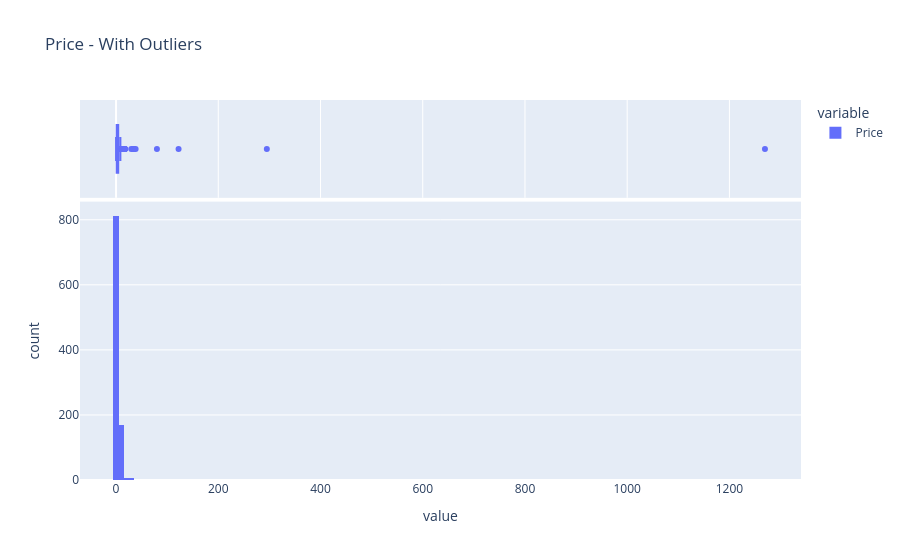
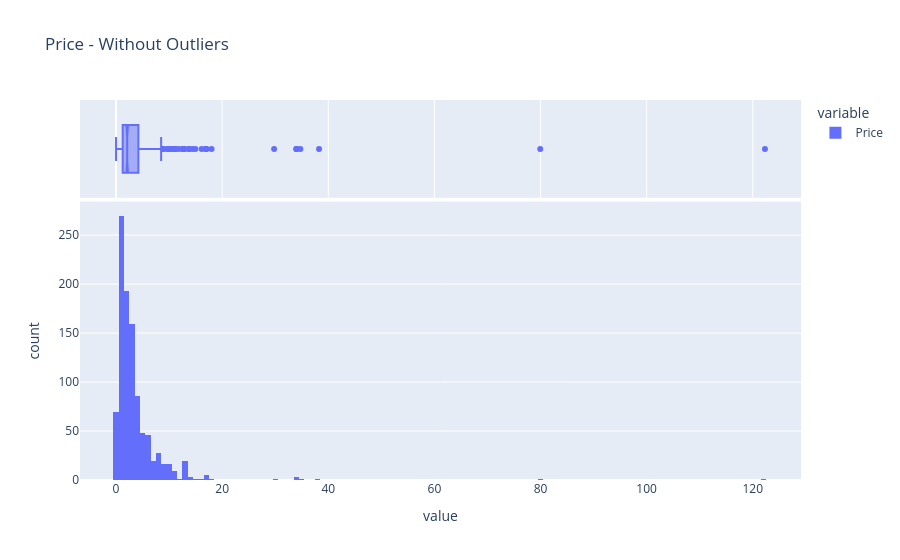
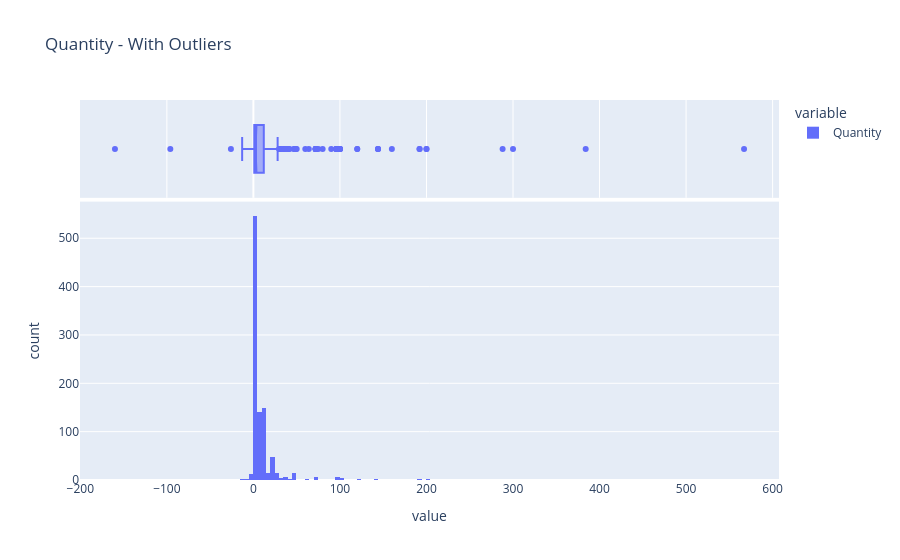
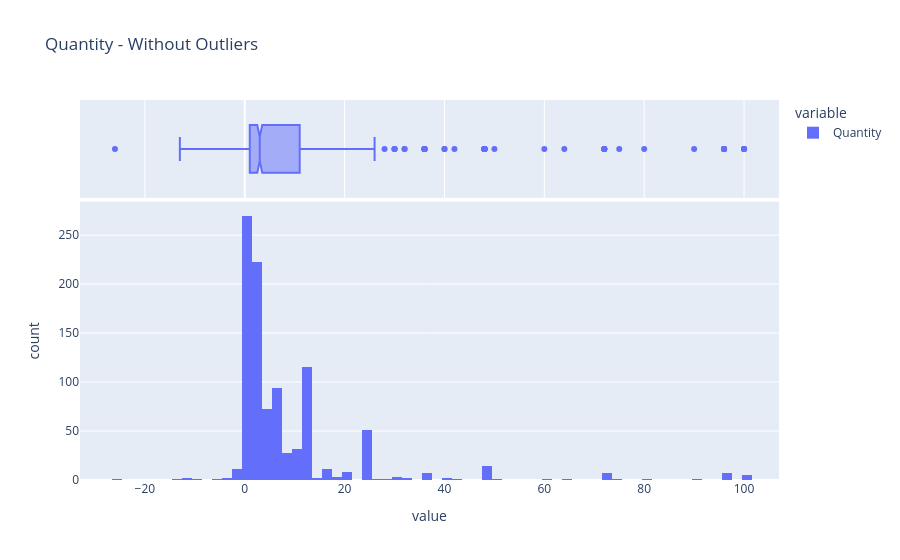

The notebook cell saved with these charts, in order:
### Code cell
profile_serie(df_retail["Price"])
profile_serie(df_retail["Quantity"])
profile_serie(df_retail["InvoiceDate"])
profile_serie(df_retail["Country"])
profile_serie(df_retail["Description"])
profile_serie(df_retail["Customer ID"])
profile_serie(df_retail["StockCode"])
profile_serie(df_retail["Invoice"])

### Figure 1 — Plotly figure (JSON) as saved in the notebook; plotly's stock layout.template omitted (floating-point values rounded to 4 significant figures; data arrays with more than 128 entries replaced by an {"elided": "..."} marker saying what was removed)
{"data": [{"bingroup": "x", "hovertemplate": "variable=Price<br>value=%{x}<br>count=%{y}<extra></extra>", "legendgroup": "Price", "marker": {"color": "#636efa", "pattern": {"shape": ""}}, "name": "Price", "orientation": "v", "showlegend": true, "type": "histogram", "x": {"elided": "1000 float values"}, "xaxis": "x", "yaxis": "y"}, {"hovertemplate": "variable=Price<br>value=%{x}<extra></extra>", "legendgroup": "Price", "marker": {"color": "#636efa"}, "name": "Price", "notched": true, "showlegend": false, "type": "box", "x": {"elided": "1000 float values"}, "xaxis": "x2", "yaxis": "y2"}], "layout": {"barmode": "relative", "legend": {"title": {"text": "variable"}, "tracegroupgap": 0}, "title": {"text": "Price - With Outliers"}, "xaxis": {"anchor": "y", "domain": [0, 1], "title": {"text": "value"}}, "xaxis2": {"anchor": "y2", "domain": [0, 1], "matches": "x", "showgrid": true, "showticklabels": false}, "yaxis": {"anchor": "x", "domain": [0, 0.7326], "title": {"text": "count"}}, "yaxis2": {"anchor": "x2", "domain": [0.7426, 1], "matches": "y2", "showgrid": false, "showline": false, "showticklabels": false, "ticks": ""}}}

### Figure 2 — Plotly figure (JSON) as saved in the notebook; plotly's stock layout.template omitted (floating-point values rounded to 4 significant figures; data arrays with more than 128 entries replaced by an {"elided": "..."} marker saying what was removed)
{"data": [{"bingroup": "x", "hovertemplate": "variable=Price<br>value=%{x}<br>count=%{y}<extra></extra>", "legendgroup": "Price", "marker": {"color": "#636efa", "pattern": {"shape": ""}}, "name": "Price", "orientation": "v", "showlegend": true, "type": "histogram", "x": {"elided": "998 float values"}, "xaxis": "x", "yaxis": "y"}, {"hovertemplate": "variable=Price<br>value=%{x}<extra></extra>", "legendgroup": "Price", "marker": {"color": "#636efa"}, "name": "Price", "notched": true, "showlegend": false, "type": "box", "x": {"elided": "998 float values"}, "xaxis": "x2", "yaxis": "y2"}], "layout": {"barmode": "relative", "legend": {"title": {"text": "variable"}, "tracegroupgap": 0}, "title": {"text": "Price - Without Outliers"}, "xaxis": {"anchor": "y", "domain": [0, 1], "title": {"text": "value"}}, "xaxis2": {"anchor": "y2", "domain": [0, 1], "matches": "x", "showgrid": true, "showticklabels": false}, "yaxis": {"anchor": "x", "domain": [0, 0.7326], "title": {"text": "count"}}, "yaxis2": {"anchor": "x2", "domain": [0.7426, 1], "matches": "y2", "showgrid": false, "showline": false, "showticklabels": false, "ticks": ""}}}

### Figure 3 — Plotly figure (JSON) as saved in the notebook; plotly's stock layout.template omitted (floating-point values rounded to 4 significant figures; data arrays with more than 128 entries replaced by an {"elided": "..."} marker saying what was removed)
{"data": [{"bingroup": "x", "hovertemplate": "variable=Quantity<br>value=%{x}<br>count=%{y}<extra></extra>", "legendgroup": "Quantity", "marker": {"color": "#636efa", "pattern": {"shape": ""}}, "name": "Quantity", "orientation": "v", "showlegend": true, "type": "histogram", "x": {"elided": "1000 int values"}, "xaxis": "x", "yaxis": "y"}, {"hovertemplate": "variable=Quantity<br>value=%{x}<extra></extra>", "legendgroup": "Quantity", "marker": {"color": "#636efa"}, "name": "Quantity", "notched": true, "showlegend": false, "type": "box", "x": {"elided": "1000 int values"}, "xaxis": "x2", "yaxis": "y2"}], "layout": {"barmode": "relative", "legend": {"title": {"text": "variable"}, "tracegroupgap": 0}, "title": {"text": "Quantity - With Outliers"}, "xaxis": {"anchor": "y", "domain": [0, 1], "title": {"text": "value"}}, "xaxis2": {"anchor": "y2", "domain": [0, 1], "matches": "x", "showgrid": true, "showticklabels": false}, "yaxis": {"anchor": "x", "domain": [0, 0.7326], "title": {"text": "count"}}, "yaxis2": {"anchor": "x2", "domain": [0.7426, 1], "matches": "y2", "showgrid": false, "showline": false, "showticklabels": false, "ticks": ""}}}

### Figure 4 — Plotly figure (JSON) as saved in the notebook; plotly's stock layout.template omitted (floating-point values rounded to 4 significant figures; data arrays with more than 128 entries replaced by an {"elided": "..."} marker saying what was removed)
{"data": [{"bingroup": "x", "hovertemplate": "variable=Quantity<br>value=%{x}<br>count=%{y}<extra></extra>", "legendgroup": "Quantity", "marker": {"color": "#636efa", "pattern": {"shape": ""}}, "name": "Quantity", "orientation": "v", "showlegend": true, "type": "histogram", "x": {"elided": "984 int values"}, "xaxis": "x", "yaxis": "y"}, {"hovertemplate": "variable=Quantity<br>value=%{x}<extra></extra>", "legendgroup": "Quantity", "marker": {"color": "#636efa"}, "name": "Quantity", "notched": true, "showlegend": false, "type": "box", "x": {"elided": "984 int values"}, "xaxis": "x2", "yaxis": "y2"}], "layout": {"barmode": "relative", "legend": {"title": {"text": "variable"}, "tracegroupgap": 0}, "title": {"text": "Quantity - Without Outliers"}, "xaxis": {"anchor": "y", "domain": [0, 1], "title": {"text": "value"}}, "xaxis2": {"anchor": "y2", "domain": [0, 1], "matches": "x", "showgrid": true, "showticklabels": false}, "yaxis": {"anchor": "x", "domain": [0, 0.7326], "title": {"text": "count"}}, "yaxis2": {"anchor": "x2", "domain": [0.7426, 1], "matches": "y2", "showgrid": false, "showline": false, "showticklabels": false, "ticks": ""}}}
